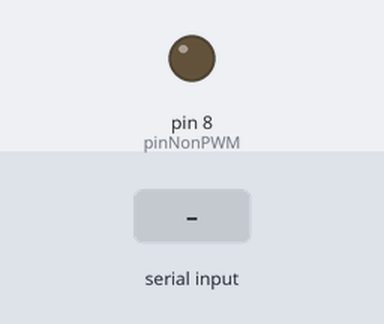
A sketch run on a simulated Arduino Uno, built with avr-gcc and run on an emulated ATmega328P. On the bench: output pins drawn as LEDs (lit = HIGH). The test bench sets the inputs (shaded band).

Above: at 1.2 s.
1.3 s: "90,45\n" received over Serial
At 1.9 s:
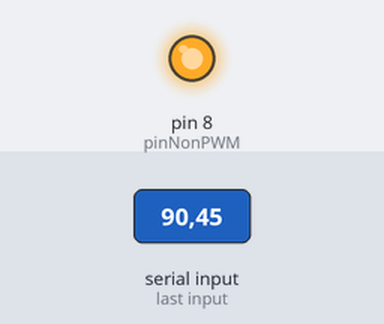
Timing chart, 0 to 4.3 s (numbered marks = the images above; inputs shaded):
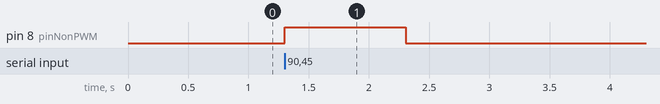

The sketch:

sketch_oct11c_lab25.ino
```cpp
// lab 2 prob 5

int pinNonPWM = 8;
unsigned long timpAnterior = 0;
int valoarePWM = 0; // intre 0 și 255
int perioada = 2000; // 2000 microsecunde = 2 milisecunde

void setup()
{
  pinMode(pinNonPWM, OUTPUT);
  Serial.begin(9600);
}

void loop()
{
  //citim valoarea (0-255)
  if (Serial.available() > 0)
  {
    int val = Serial.parseInt();
    if (val > 0 || val == 0)
    {
      valoarePWM = constrain(val, 0, 255);
    }
  }

  //Calculam cat timp sta pe HIGH si cat pe LOW
  unsigned long timpHigh = (valoarePWM * perioada) / 255;
  unsigned long timpCurent = micros();
  unsigned long timpScurs = timpCurent - timpAnterior;

  //generam semnalul PWM manual
  if (timpScurs < timpHigh)
  {
    digitalWrite(pinNonPWM, HIGH);
  } else if (timpScurs < perioada)
  {
    digitalWrite(pinNonPWM, LOW);
  } else
  {
    //resetam ciclul dupa 2000 de microsecunde
    timpAnterior = timpCurent;
  }
}
```

Measured:
- after the input at 1.3 s, pin 8 (pinNonPWM): LOW → HIGH at once, → LOW 1.0 s later
